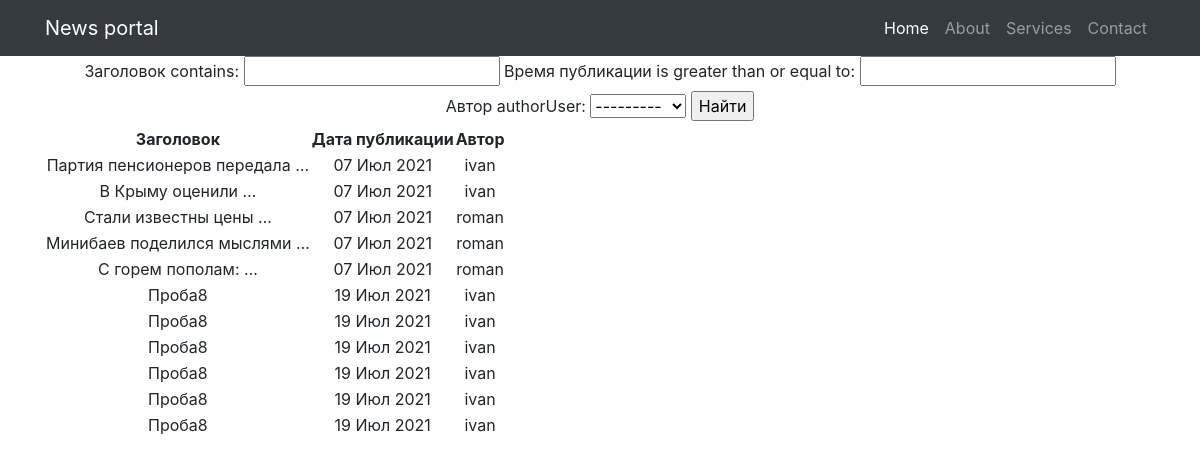
The app's page /search/, older data.
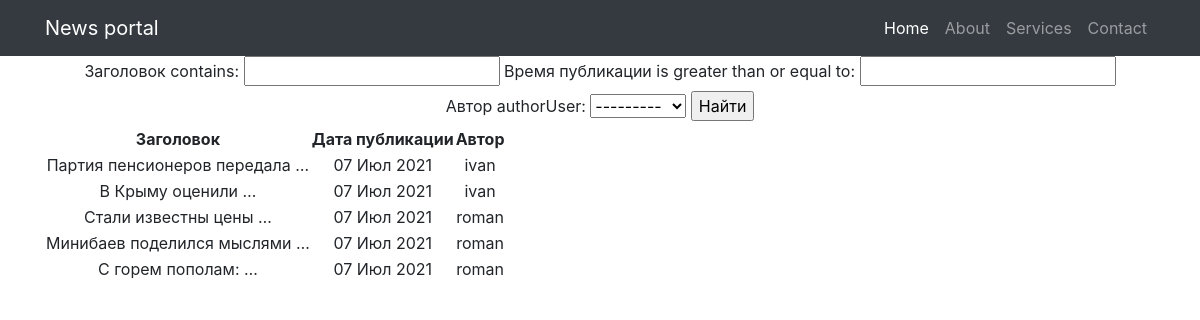
The same page, newer data.
### news/models.py (models this page shows, shortened)
class Post(models.Model):
    author = models.ForeignKey(Author, on_delete=models.CASCADE, verbose_name='Автор')
    NEWS = 'NW'
    ARTICLE = 'AR'
    RUBRIC = (
        (NEWS, 'Новость'), (ARTICLE, 'Статья')
    )
    categoryType = models.CharField(max_length=2, choices=RUBRIC, default=ARTICLE)
    time_post = models.DateTimeField(auto_now_add=True, verbose_name='Время публикации')
    postCategory = models.ManyToManyField(Category, through='PostCategory', verbose_name='Категория')
    title = models.CharField(max_length=128, verbose_name='Заголовок')
    text = models.TextField()
    rating = models.SmallIntegerField(default=0)
    class Meta:
        verbose_name = 'Публикация'
        verbose_name_plural = 'Публикации'

class Author(models.Model):
    authorUser = models.OneToOneField(User, on_delete=models.CASCADE)
    ratingAuthor = models.SmallIntegerField(default=0)
    def __str__(self):
        return self.authorUser.username
    class Meta:
        verbose_name = 'Автор'
        verbose_name_plural = 'Авторы'

### news/views.py (the view)
# urls.py: path('search/', PostSearch.as_view()),
class PostSearch(ListView):
    model = Post
    template_name = 'search.html'
    context_object_name = 'search'
    def get_context_data(self, **kwargs):
        context = super().get_context_data(**kwargs)
        context['filter'] = PostsFilter(self.request.GET, queryset=self.get_queryset())  # вписываю фильтр в контекст
        return context

### news/templatetags/custom_filters.py (called while the page is built)
@register.filter(name='censor')  # регистрируем наш фильтр под именем Censor
def censor(text):
    for word in censored_words:
        if word in text:
            text = text.replace(word, '-censored-')
        else:
            continue
    return text

### news/templates/news/search.html (shortened to what this page needs)
{% extends 'flatpages/default.html' %}
{% load custom_filters %}
{% block content %}
{% load cache %}
    {% cache 30 header %}
<form method="GET">
    {{ filter.form }}
    <input type="submit" value="Найти">
</form>
    {% endcache %}
<table>
    <thead>
        <th>
            Заголовок
        </th>
        <th>
            Дата публикации
        </th>
        <th>
            Автор
        </th>
    </thead>
    {% for post in filter.qs %}
    <tr>
        <td>
            {{ post.title|censor|truncatewords:3 }}
        </td>
        <td>
            {{ post.time_post|date:'d M Y' }}
        </td>
        <td>
            {{ post.author }}
        </td>
    </tr>
    {% endfor %}
</table>
{% endblock content %}

### news/templates/news/flatpages/default.html (shortened to what this page needs)
{% load static %}
<!DOCTYPE html>
<html lang="en">
<head>
  <link href="{% static 'vendor/bootstrap/css/bootstrap.min.css' %}" rel="stylesheet">
</head>
<body>
  <nav class="navbar navbar-expand-lg navbar-dark bg-dark static-top">
    <div class="container">
      <a class="navbar-brand" href="/posts">News portal</a>
      <div class="collapse navbar-collapse" id="navbarResponsive">
        <ul class="navbar-nav ml-auto">
          <li class="nav-item active">
            <a class="nav-link" href="/posts">Home
            </a>
          </li>
          <li class="nav-item">
            <a class="nav-link" href="#">About</a>
          </li>
          <li class="nav-item">
            <a class="nav-link" href="#">Services</a>
          </li>
          <li class="nav-item">
            <a class="nav-link" href="#">Contact</a>
          </li>
        </ul>
      </div>
    </div>
  </nav>
  <div class="container">
    <div class="row">
      <div class="col-lg-12 text-center">
       {% block content %}{% endblock content %}
      </div>
    </div>
  </div>
</body>
</html>

Row changes from the older to the newer data that the page shows:
removed Post: title|censor "Проба8", time_post "19 Июл 2021", author "ivan"
removed Post: title|censor "Проба8", time_post "19 Июл 2021", author "ivan"
removed Post: title|censor "Проба8", time_post "19 Июл 2021", author "ivan"
removed Post: title|censor "Проба8", time_post "19 Июл 2021", author "ivan"
removed Post: title|censor "Проба8", time_post "19 Июл 2021", author "ivan"
removed Post: title|censor "Проба8", time_post "19 Июл 2021", author "ivan"
